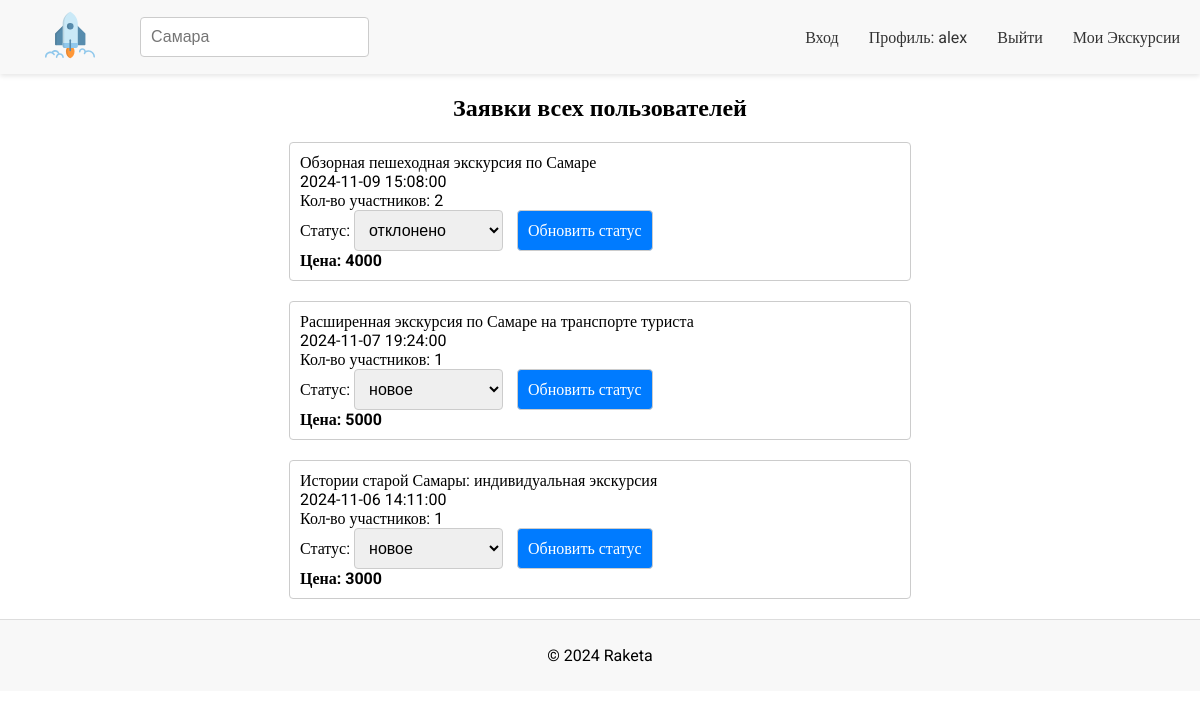
Screenshot of /admin.php (signed in) with the database file from the repository.
### tables this page shows
CREATE TABLE `statements` (
  `id` int NOT NULL,
  `user_id` int NOT NULL,
  `name` varchar(255) NOT NULL,
  `date` datetime NOT NULL,
  `participants` int NOT NULL,
  `status` set('новое','подтверждено','отклонено') NOT NULL DEFAULT 'новое',
  `price` int NOT NULL
);

### admin.php (the view, shortened to what this page needs)
<!DOCTYPE html>
<html lang="en">
<head>
    <link rel="stylesheet" href="css/styles.css">
</head>
<body>
    <? include 'elements/header.php' ?>
    <h2>Заявки всех пользователей</h2>
    <div class="results">
        <?php
        include_once("db.php");
        $result = mysqli_query($link, "SELECT * FROM `statements` LEFT JOIN `users` ON statements.user_id = users.id ORDER BY date DESC");
        while ($row = mysqli_fetch_assoc($result)) {
            echo "
            <form method='post' action='update_status.php'>
            <div class='statement'>
                <tr>
                    <td>$row[name]</td><br>
                    <td>$row[date]</td><br>
                    <td>Кол-во участников: $row[participants]</td><br>
                    <td>Статус:
                        <select name='status'>
                            <option value='новое' " . ($row['status'] == 'новое' ? 'selected' : '') . ">новое</option>
                            <option value='подтверждено' " . ($row['status'] == 'подтверждено' ? 'selected' : '') . ">подтверждено</option>
                            <option value='отклонено' " . ($row['status'] == 'отклонено' ? 'selected' : '') . ">отклонено</option>
                        </select>
                        <button type='submit'>Обновить статус</button><br>
                    </td>
                    <td><strong>Цена: $row[price]</strong
                   ></td>
                    <td>
                        <input type='hidden' name='statement_id' value='$row[id]'>
                    </td>
                </tr><br>
            </form>
            </div>
            ";
        }
        ?>
<? include 'elements/footer.php' ?>
</body>
</html>

### css/styles.css (style rules this page uses)
body { display: flex; flex-direction: column; font-size: 16px; font-family: "Roboto"; margin: 0; padding: 0; }
h1, h2, h3 { text-align: center; }
.results { padding: 0 20px 0 20px; display: flex; flex-direction: column; justify-content: space-evenly; align-items: center; }
.statement { border: 1px solid #ccc; border-radius: 4px; width: 50vw; padding: 10px; margin-bottom: 20px; }
h2 { text-align: center; margin-bottom: 1.25rem; }
select { font-size: 1rem; border: 1px solid #ccc; border-radius: 4px; padding: 10px; }

### admin.php (style rules this page uses)
[type="submit"] { margin-left: 10px; padding: 10px; font-size: 1rem; font-family: 'Roboto'; border: 1px solid #ccc; background-color: #007bff; color: #fff; border-radius: 4px; }

### rows the page displays
statements: name "Обзорная пешеходная экскурсия по Самаре", date "2024-11-09 15:08:00", participants "2", status "отклонено", price "4000"
statements: name "Расширенная экскурсия по Самаре на транспорте туриста", date "2024-11-07 19:24:00", participants "1", status "новое", price "5000"
statements: name "Истории старой Самары: индивидуальная экскурсия", date "2024-11-06 14:11:00", participants "1", status "новое", price "3000"

### other values shown
$_SESSION['login'] "alex"
